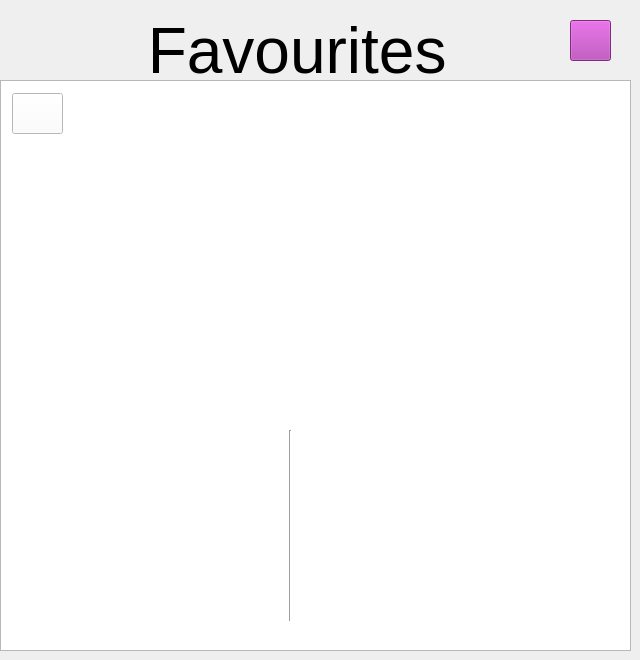
    <widget class="QWidget" name="page_12">
     <widget class="QLabel" name="label_75">
      <property name="geometry">
       <rect>
        <x>130</x>
        <y>20</y>
        <width>321</width>
        <height>61</height>
       </rect>
      </property>
      <property name="font">
       <font>
        <pointsize>48</pointsize>
       </font>
      </property>
      <property name="text">
       <string> Favourites</string>
      </property>
     </widget>
     <widget class="QPushButton" name="homepage_7">
      <property name="geometry">
       <rect>
        <x>570</x>
        <y>20</y>
        <width>41</width>
        <height>41</height>
       </rect>
      </property>
      <property name="styleSheet">
       <string notr="true">background-color: rgb(179, 60, 179);</string>
      </property>
      <property name="text">
       <string/>
      </property>
     </widget>
     <widget class="QListWidget" name="listWidget_4">
      <property name="geometry">
       <rect>
        <x>0</x>
        <y>80</y>
        <width>631</width>
        <height>571</height>
       </rect>
      </property>
     </widget>
     <widget class="QPushButton" name="pushButton_3">
      <property name="geometry">
       <rect>
        <x>12</x>
        <y>93</y>
        <width>51</width>
        <height>41</height>
       </rect>
      </property>
      <property name="toolTip">
       <string>Remove From Favourites</string>
      </property>
      <property name="styleSheet">
       <string notr="true">background-color: rgb(255, 255, 255);</string>
      </property>
      <property name="text">
       <string/>
      </property>
     </widget>
     <widget class="Line" name="line_19">
      <property name="geometry">
       <rect>
        <x>280</x>
        <y>430</y>
        <width>20</width>
        <height>191</height>
       </rect>
      </property>
      <property name="orientation">
       <enum>Qt::Orientation::Vertical</enum>
      </property>
     </widget>
    </widget>
